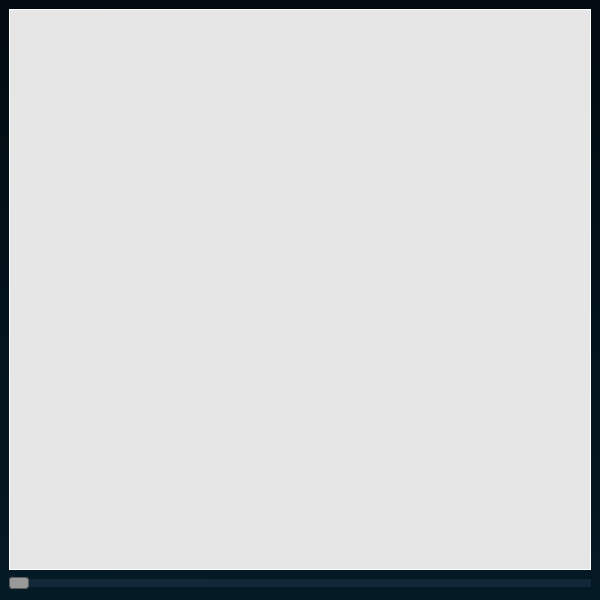
<?xml version="1.0" encoding="UTF-8"?>
<ui version="4.0">
 <class>Plot</class>
 <widget class="QMainWindow" name="Plot">
  <property name="geometry">
   <rect>
    <x>0</x>
    <y>0</y>
    <width>600</width>
    <height>600</height>
   </rect>
  </property>
  <property name="windowTitle">
   <string>Plot</string>
  </property>
  <property name="windowIcon">
   <iconset>
    <normaloff>graphics/icon.png</normaloff>graphics/icon.png</iconset>
  </property>
  <property name="styleSheet">
   <string notr="true">background-color: qlineargradient(spread:pad, x1:0.502975, y1:0, x2:0.473, y2:1, stop:0 rgba(2, 11, 16, 255), stop:1 rgba(4, 26, 37, 255));</string>
  </property>
  <widget class="QWidget" name="centralwidget">
   <layout class="QGridLayout" name="gridLayout">
    <item row="0" column="0">
     <widget class="GraphicsLayoutWidget" name="graphicsView">
      <property name="styleSheet">
       <string notr="true">background-color:rgb(230, 230, 230);
color: white;
border: 1px solid white;</string>
      </property>
     </widget>
    </item>
    <item row="1" column="0">
     <widget class="QSlider" name="horizontalSlider">
      <property name="styleSheet">
       <string notr="true">QSlider{
	background-color: transparent;
} 
QSlider::groove:horizontal {
     border: 0px solid #999999;
     height: 8px;
     background: rgba(78, 96, 131, 50);
     margin: 2px 0;
 }

 QSlider::handle:horizontal {
     background: #999999;
     border: 1px solid #5c5c5c;
     width: 18px;
     margin: -2px 0;
     border-radius: 3px;
 }</string>
      </property>
      <property name="orientation">
       <enum>Qt::Horizontal</enum>
      </property>
     </widget>
    </item>
   </layout>
  </widget>
 </widget>
 <customwidgets>
  <customwidget>
   <class>GraphicsLayoutWidget</class>
   <extends>QGraphicsView</extends>
   <header>pyqtgraph</header>
  </customwidget>
 </customwidgets>
 <resources/>
 <connections/>
</ui>
